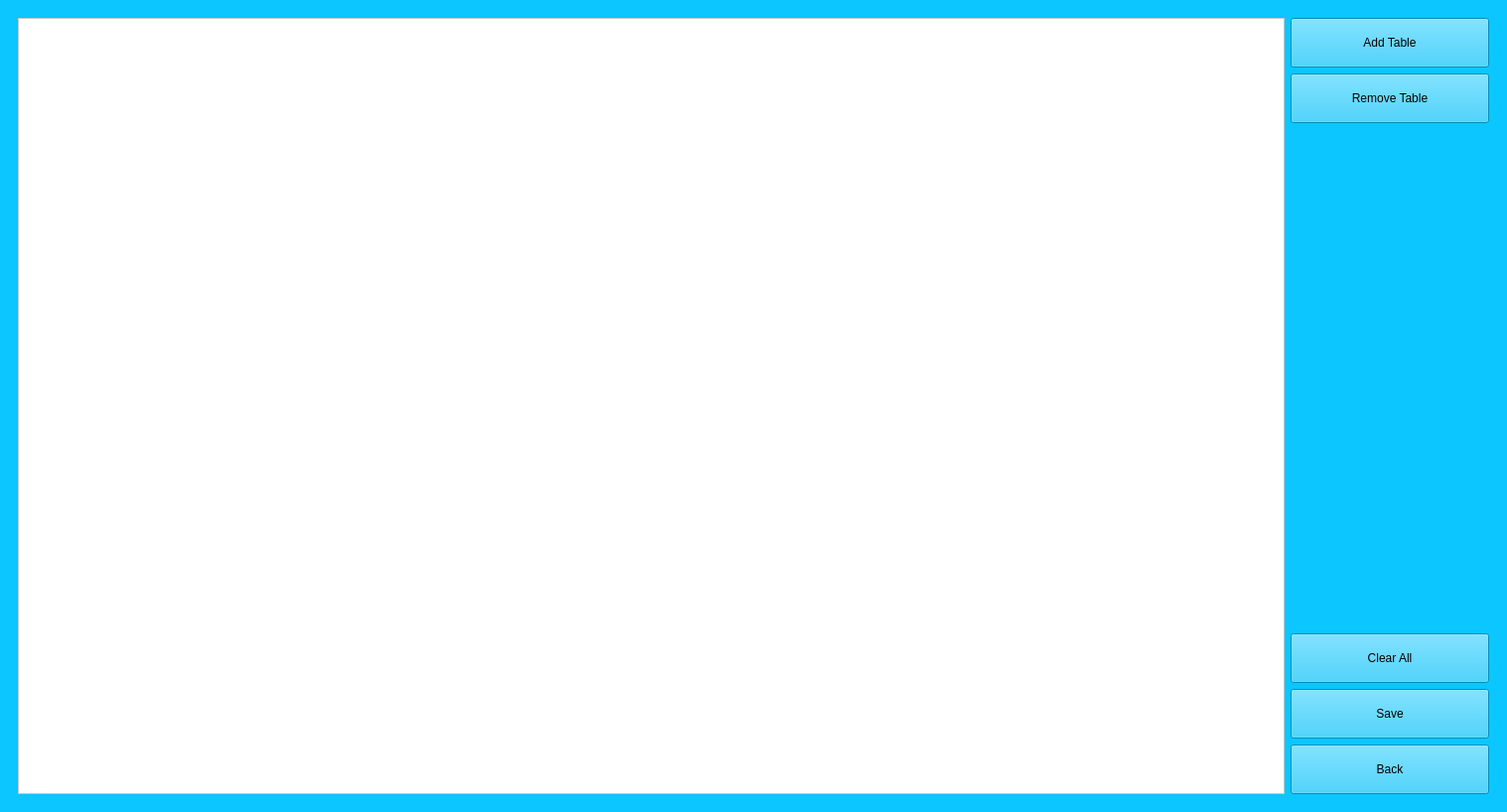
<?xml version="1.0" encoding="UTF-8"?>
<ui version="4.0">
 <class>GlavniMeni</class>
 <widget class="QMainWindow" name="GlavniMeni">
  <property name="geometry">
   <rect>
    <x>0</x>
    <y>0</y>
    <width>1129</width>
    <height>614</height>
   </rect>
  </property>
  <property name="windowTitle">
   <string>Expresso</string>
  </property>
  <property name="styleSheet">
   <string notr="true">background-color: rgb(11, 198, 255);</string>
  </property>
  <widget class="QWidget" name="centralwidget">
   <layout class="QHBoxLayout" name="horizontalLayout_2">
    <item>
     <widget class="QStackedWidget" name="stackedWidget">
      <property name="minimumSize">
       <size>
        <width>1500</width>
        <height>800</height>
       </size>
      </property>
      <property name="currentIndex">
       <number>1</number>
      </property>
      <widget class="QWidget" name="MainMenu">
       <layout class="QVBoxLayout" name="verticalLayout_2">
        <item>
         <layout class="QGridLayout" name="gridLayout">
          <item row="2" column="1">
           <widget class="QPushButton" name="pbStartMainMenu">
            <property name="minimumSize">
             <size>
              <width>200</width>
              <height>50</height>
             </size>
            </property>
            <property name="styleSheet">
             <string notr="true">background-color: rgb(255, 255, 255);
color: rgb(0, 0, 0);</string>
            </property>
            <property name="text">
             <string>Start</string>
            </property>
           </widget>
          </item>
          <item row="4" column="1">
           <widget class="QPushButton" name="pbEditMenuMainMenu">
            <property name="minimumSize">
             <size>
              <width>200</width>
              <height>50</height>
             </size>
            </property>
            <property name="styleSheet">
             <string notr="true">background-color: rgb(255, 255, 255);
color: rgb(0, 0, 0);</string>
            </property>
            <property name="text">
             <string>Edit menu</string>
            </property>
           </widget>
          </item>
          <item row="3" column="1">
           <widget class="QPushButton" name="pbDTAMainMenu">
            <property name="minimumSize">
             <size>
              <width>200</width>
              <height>50</height>
             </size>
            </property>
            <property name="styleSheet">
             <string notr="true">background-color: rgb(255, 255, 255);
color: rgb(0, 0, 0);</string>
            </property>
            <property name="text">
             <string>Design table arrangment</string>
            </property>
           </widget>
          </item>
          <item row="3" column="0">
           <spacer name="horizontalSpacer">
            <property name="orientation">
             <enum>Qt::Horizontal</enum>
            </property>
            <property name="sizeHint" stdset="0">
             <size>
              <width>40</width>
              <height>20</height>
             </size>
            </property>
           </spacer>
          </item>
          <item row="5" column="1">
           <spacer name="verticalSpacer_2">
            <property name="orientation">
             <enum>Qt::Vertical</enum>
            </property>
            <property name="sizeHint" stdset="0">
             <size>
              <width>20</width>
              <height>40</height>
             </size>
            </property>
           </spacer>
          </item>
          <item row="3" column="2">
           <spacer name="horizontalSpacer_2">
            <property name="orientation">
             <enum>Qt::Horizontal</enum>
            </property>
            <property name="sizeHint" stdset="0">
             <size>
              <width>40</width>
              <height>20</height>
             </size>
            </property>
           </spacer>
          </item>
          <item row="0" column="1">
           <spacer name="verticalSpacer">
            <property name="orientation">
             <enum>Qt::Vertical</enum>
            </property>
            <property name="sizeHint" stdset="0">
             <size>
              <width>20</width>
              <height>40</height>
             </size>
            </property>
           </spacer>
          </item>
          <item row="1" column="1">
           <widget class="QLabel" name="label">
            <property name="minimumSize">
             <size>
              <width>150</width>
              <height>100</height>
             </size>
            </property>
            <property name="text">
             <string>TextLabel</string>
            </property>
           </widget>
          </item>
          <item row="5" column="2">
           <layout class="QHBoxLayout" name="horizontalLayout">
            <item>
             <spacer name="horizontalSpacer_3">
              <property name="orientation">
               <enum>Qt::Horizontal</enum>
              </property>
              <property name="sizeHint" stdset="0">
               <size>
                <width>40</width>
                <height>20</height>
               </size>
              </property>
             </spacer>
            </item>
            <item>
             <layout class="QVBoxLayout" name="verticalLayout_3">
              <item>
               <spacer name="verticalSpacer_3">
                <property name="orientation">
                 <enum>Qt::Vertical</enum>
                </property>
                <property name="sizeHint" stdset="0">
                 <size>
                  <width>20</width>
                  <height>40</height>
                 </size>
                </property>
               </spacer>
              </item>
              <item>
               <widget class="QPushButton" name="pbHelpMainMenu">
                <property name="minimumSize">
                 <size>
                  <width>200</width>
                  <height>50</height>
                 </size>
                </property>
                <property name="styleSheet">
                 <string notr="true">background-color: rgb(255, 255, 255);
color: rgb(0, 0, 0);</string>
                </property>
                <property name="text">
                 <string>Help</string>
                </property>
               </widget>
              </item>
              <item>
               <widget class="QPushButton" name="pbQuitMainMenu">
                <property name="minimumSize">
                 <size>
                  <width>200</width>
                  <height>50</height>
                 </size>
                </property>
                <property name="styleSheet">
                 <string notr="true">background-color: rgb(255, 255, 255);
color: rgb(0, 0, 0);</string>
                </property>
                <property name="text">
                 <string>Quit</string>
                </property>
               </widget>
              </item>
             </layout>
            </item>
           </layout>
          </item>
         </layout>
        </item>
       </layout>
      </widget>
      <widget class="QWidget" name="DesignTableArrangmentsMenu">
       <layout class="QGridLayout" name="gridLayout_3">
        <item row="0" column="0">
         <layout class="QGridLayout" name="gridLayout_2">
          <item row="0" column="0">
           <widget class="QGraphicsView" name="gvTabla">
            <property name="enabled">
             <bool>true</bool>
            </property>
            <property name="minimumSize">
             <size>
              <width>800</width>
              <height>600</height>
             </size>
            </property>
            <property name="styleSheet">
             <string notr="true">background-color: rgb(255, 255, 255);</string>
            </property>
           </widget>
          </item>
          <item row="0" column="1">
           <layout class="QVBoxLayout" name="verticalLayout_5">
            <item>
             <widget class="QPushButton" name="pbAddTableDTAMenu">
              <property name="minimumSize">
               <size>
                <width>200</width>
                <height>50</height>
               </size>
              </property>
              <property name="text">
               <string>Add Table</string>
              </property>
             </widget>
            </item>
            <item>
             <widget class="QPushButton" name="pbRemoveTableDTAMenu">
              <property name="minimumSize">
               <size>
                <width>200</width>
                <height>50</height>
               </size>
              </property>
              <property name="text">
               <string>Remove Table</string>
              </property>
             </widget>
            </item>
            <item>
             <spacer name="verticalSpacer_4">
              <property name="orientation">
               <enum>Qt::Vertical</enum>
              </property>
              <property name="sizeHint" stdset="0">
               <size>
                <width>20</width>
                <height>40</height>
               </size>
              </property>
             </spacer>
            </item>
            <item>
             <widget class="QPushButton" name="pbClearAllDTAMenu">
              <property name="minimumSize">
               <size>
                <width>200</width>
                <height>50</height>
               </size>
              </property>
              <property name="text">
               <string>Clear All</string>
              </property>
             </widget>
            </item>
            <item>
             <widget class="QPushButton" name="pbSaveDTAMenu">
              <property name="minimumSize">
               <size>
                <width>200</width>
                <height>50</height>
               </size>
              </property>
              <property name="text">
               <string>Save</string>
              </property>
             </widget>
            </item>
            <item>
             <widget class="QPushButton" name="pbBackDTAMenu">
              <property name="minimumSize">
               <size>
                <width>200</width>
                <height>50</height>
               </size>
              </property>
              <property name="text">
               <string>Back</string>
              </property>
             </widget>
            </item>
           </layout>
          </item>
         </layout>
        </item>
       </layout>
      </widget>
      <widget class="QWidget" name="StartMenu">
       <layout class="QGridLayout" name="gridLayout_5">
        <item row="0" column="0">
         <layout class="QGridLayout" name="gridLayout_4">
          <item row="0" column="1">
           <layout class="QVBoxLayout" name="verticalLayout_6">
            <item>
             <spacer name="verticalSpacer_5">
              <property name="orientation">
               <enum>Qt::Vertical</enum>
              </property>
              <property name="sizeHint" stdset="0">
               <size>
                <width>20</width>
                <height>40</height>
               </size>
              </property>
             </spacer>
            </item>
            <item>
             <widget class="QPushButton" name="pbBackStartMenu">
              <property name="minimumSize">
               <size>
                <width>200</width>
                <height>50</height>
               </size>
              </property>
              <property name="text">
               <string>Back</string>
              </property>
             </widget>
            </item>
           </layout>
          </item>
          <item row="0" column="0">
           <widget class="QGraphicsView" name="gvMain">
            <property name="styleSheet">
             <string notr="true">background-color: rgb(255, 255, 255);</string>
            </property>
           </widget>
          </item>
         </layout>
        </item>
       </layout>
      </widget>
     </widget>
    </item>
   </layout>
  </widget>
 </widget>
 <resources/>
 <connections/>
</ui>
